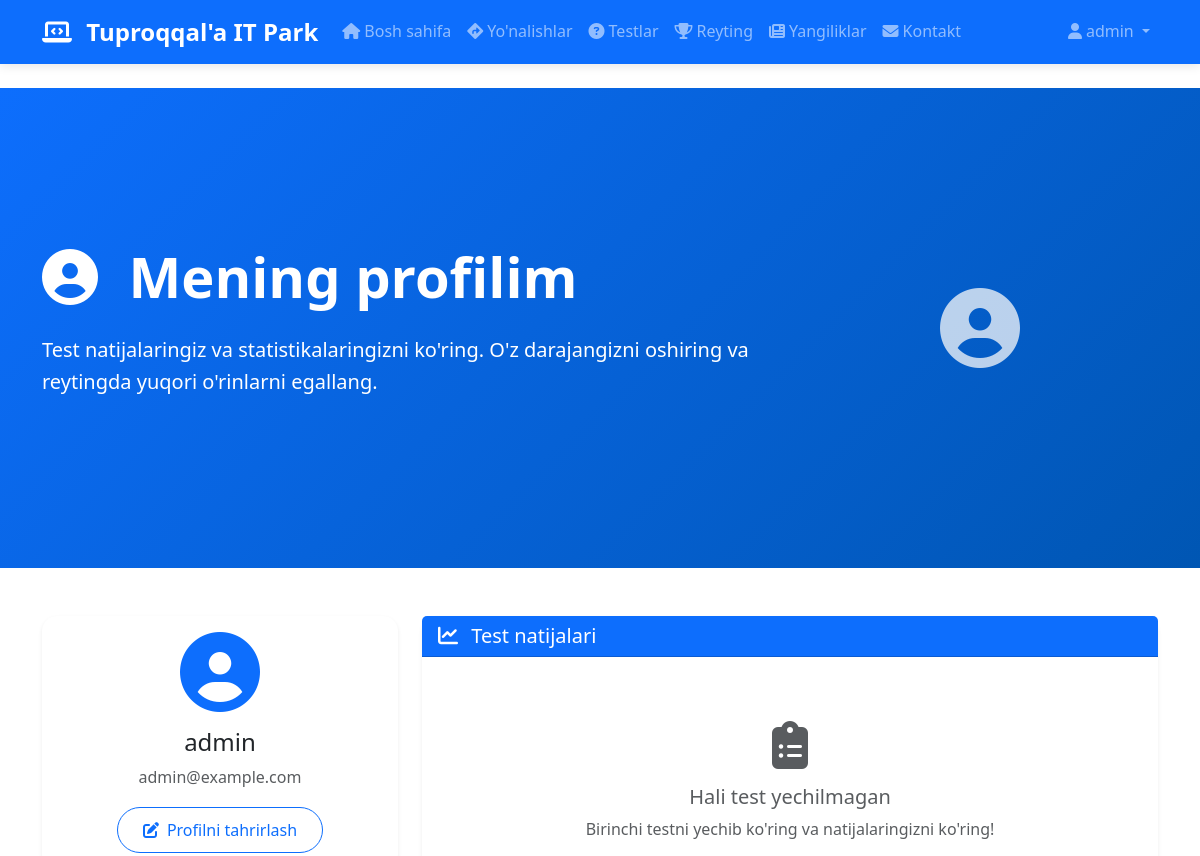
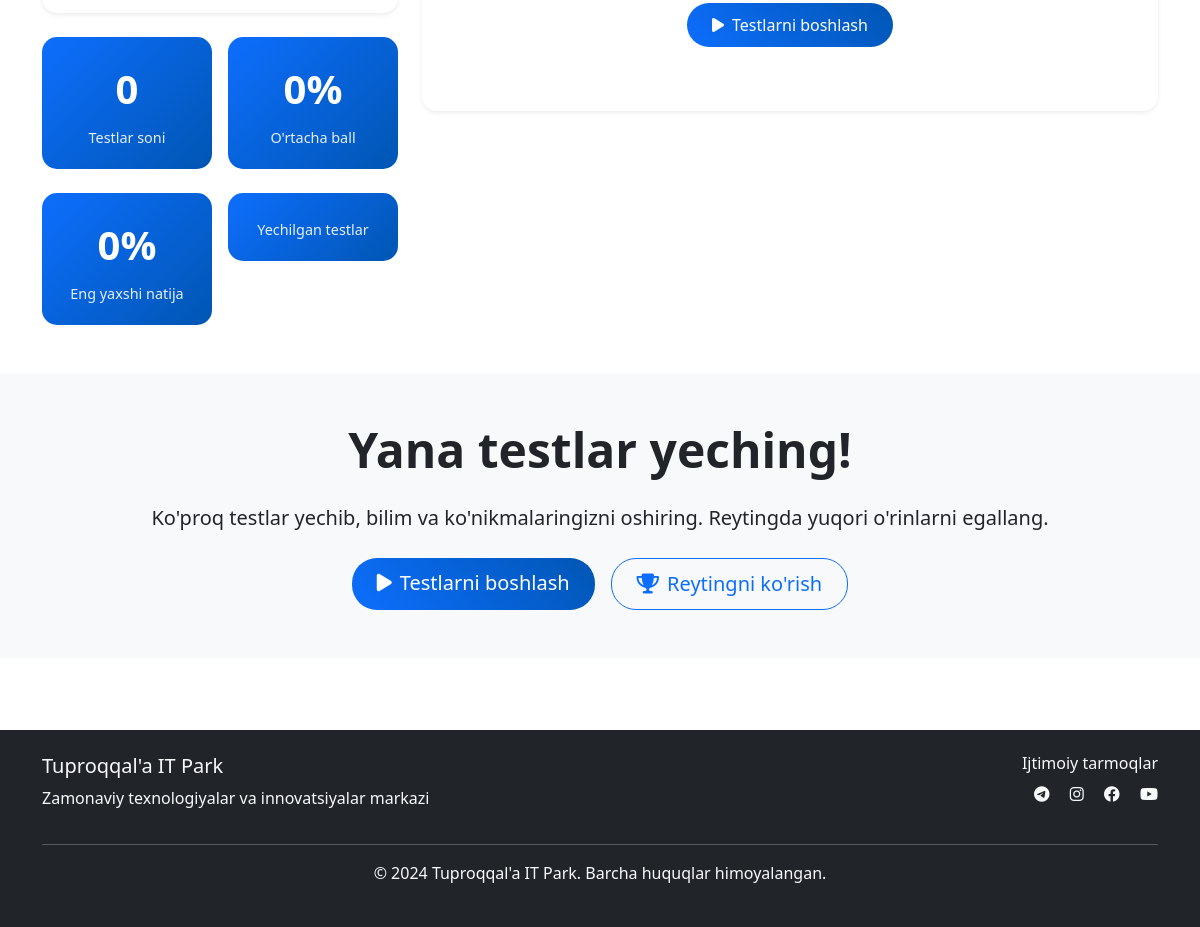
/profile/ (signed in), run on the app's committed database (2 pictures, top to bottom).
### users/models.py (models this page shows, shortened)
class User(AbstractUser):
    email = models.EmailField(_('email address'), unique=True)
    phone = models.CharField(max_length=15, blank=True, null=True)
    birth_date = models.DateField(blank=True, null=True)
    school = models.CharField(max_length=200, blank=True)
    grade = models.IntegerField(blank=True, null=True)
    USERNAME_FIELD = 'email'
    REQUIRED_FIELDS = ['username']

### main/views.py (the view)
# urls.py: path('profile/', views.profile, name='profile'),
@login_required
def profile(request):
    user = request.user
    test_results = TestResult.objects.filter(user=user).order_by('-completed_at')
    total_tests = test_results.count()
    avg_score = test_results.aggregate(Avg('percentage'))['percentage__avg'] or 0
    best_score = test_results.aggregate(Max('percentage'))['percentage__max'] or 0
    context = {
        'user': user,
        'test_results': test_results,
        'total_tests': total_tests,
        'avg_score': round(avg_score, 1),
        'best_score': round(best_score, 1),
    }
    return render(request, 'main/profile.html', context)

### templates/main/profile.html (shortened to what this page needs)
{% extends 'base.html' %}
{% block content %}
<section class="hero-section bg-primary text-white py-5">
    <div class="container">
        <div class="row align-items-center">
            <div class="col-lg-8">
                <h1 class="display-4 fw-bold mb-4">
                    <i class="fas fa-user-circle me-3"></i>
                    Mening profilim
                </h1>
                <p class="lead">
                    Test natijalaringiz va statistikalaringizni ko'ring.
                    O'z darajangizni oshiring va reytingda yuqori o'rinlarni egallang.
                </p>
            </div>
            <div class="col-lg-4 text-center">
                {% if user.profile.avatar %}
                    <img src="{{ user.profile.avatar.url }}" alt="Profil" class="profile-avatar">
                {% else %}
                    <i class="fas fa-user-circle fa-5x text-light opacity-75"></i>
                {% endif %}
            </div>
        </div>
    </div>
</section>
<section class="py-5">
    <div class="container">
        <div class="row">
            <div class="col-lg-4">
                <div class="card shadow-sm mb-4">
                    <div class="card-body text-center">
                        {% if user.profile.avatar %}
                            <img src="{{ user.profile.avatar.url }}" alt="Profil" class="profile-avatar mb-3">
                        {% else %}
                            <i class="fas fa-user-circle fa-5x text-primary mb-3"></i>
                        {% endif %}
                        <h4 class="card-title">{{ user.get_full_name|default:user.username }}</h4>
                        <p class="text-muted">{{ user.email }}</p>
                        <a href="{% url 'users:profile_edit' %}" class="btn btn-outline-primary">
                            <i class="fas fa-edit me-2"></i>Profilni tahrirlash
                        </a>
                    </div>
                </div>
                <div class="row g-3 mb-4">
                    <div class="col-6">
                        <div class="profile-stats">
                            <div class="stat-number">{{ total_tests }}</div>
                            <div class="stat-label">Testlar soni</div>
                        </div>
                    </div>
                    <div class="col-6">
                        <div class="profile-stats">
                            <div class="stat-number">{{ avg_score }}%</div>
                            <div class="stat-label">O'rtacha ball</div>
                        </div>
                    </div>
                </div>
                <div class="row g-3">
                    <div class="col-6">
                        <div class="profile-stats">
                            <div class="stat-number">{{ best_score }}%</div>
                            <div class="stat-label">Eng yaxshi natija</div>
                        </div>
                    </div>
                    <div class="col-6">
                        <div class="profile-stats">
                            <div class="stat-label">Yechilgan testlar</div>
                        </div>
                    </div>
                </div>
            </div>
            <div class="col-lg-8">
                <div class="card shadow-sm">
                    <div class="card-header bg-primary text-white">
                        <h5 class="mb-0">
                            <i class="fas fa-chart-line me-2"></i>
                            Test natijalari
                        </h5>
                    </div>
                    <div class="card-body">
                        {% if test_results %}
                            <div class="table-responsive">
                                <table class="table table-hover">
                                    <thead>
                                        <tr>
                                            <th>Test nomi</th>
                                            <th>Ball</th>
                                            <th>Foiz</th>
                                            <th>Vaqt</th>
                                            <th>Sana</th>
                                        </tr>
                                    </thead>
                                    <tbody>
                                        {% for result in test_results %}
                                        <tr>
                                            <td>
                                                <a href="{% url 'tests:test_result' result.test.id %}" class="text-decoration-none">
                                                    {{ result.test.title }}
                                                </a>
                                            </td>
                                            <td>
                                                <span class="badge bg-primary">{{ result.score }}/{{ result.max_possible_score }}</span>
                                            </td>
                                            <td>
                                                <span class="badge bg-success">{{ result.percentage|floatformat:1 }}%</span>
                                            </td>
                                            <td>
                                                <small class="text-muted">
                                                    {{ result.time_taken|floatformat:0 }} daq
                                                </small>
                                            </td>
                                            <td>
                                                <small class="text-muted">
                                                    {{ result.completed_at|date:"d.m.Y" }}
                                                </small>
                                            </td>
                                        </tr>
                                        {% endfor %}
                                    </tbody>
                                </table>
                            </div>
                        {% else %}
                            <div class="text-center py-5">
                                <i class="fas fa-clipboard-list fa-3x text-muted mb-3"></i>
                                <h5 class="text-muted">Hali test yechilmagan</h5>
                                <p class="text-muted">Birinchi testni yechib ko'ring va natijalaringizni ko'ring!</p>
                                <a href="{% url 'tests:test_list' %}" class="btn btn-primary">
                                    <i class="fas fa-play me-2"></i>Testlarni boshlash
                                </a>
                            </div>
                        {% endif %}
                    </div>
                </div>
            </div>
        </div>
    </div>
</section>
<section class="py-5 bg-light">
    <div class="container text-center">
        <h2 class="display-5 fw-bold mb-4">Yana testlar yeching!</h2>
        <p class="lead mb-4">
            Ko'proq testlar yechib, bilim va ko'nikmalaringizni oshiring.
            Reytingda yuqori o'rinlarni egallang.
        </p>
        <div class="d-flex justify-content-center gap-3">
            <a href="{% url 'tests:test_list' %}" class="btn btn-primary btn-lg">
                <i class="fas fa-play me-2"></i>Testlarni boshlash
            </a>
            <a href="{% url 'tests:leaderboard' %}" class="btn btn-outline-primary btn-lg">
                <i class="fas fa-trophy me-2"></i>Reytingni ko'rish
            </a>
        </div>
    </div>
</section>
{% endblock %}

### templates/base.html (shortened to what this page needs)
<!DOCTYPE html>
<html lang="uz">
<head>
    <link href="https://cdn.jsdelivr.net/npm/bootstrap@5.3.0/dist/css/bootstrap.min.css" rel="stylesheet">
    <link rel="stylesheet" href="https://cdnjs.cloudflare.com/ajax/libs/font-awesome/6.4.0/css/all.min.css">
    {% load static %}
    <link rel="stylesheet" href="{% static 'css/style.css' %}">
</head>
<body>
    <nav class="navbar navbar-expand-lg navbar-dark bg-primary">
        <div class="container">
            <a class="navbar-brand" href="{% url 'main:home' %}">
                <i class="fas fa-laptop-code me-2"></i>
                Tuproqqal'a IT Park
            </a>
            <div class="collapse navbar-collapse" id="navbarNav">
                <ul class="navbar-nav me-auto">
                    <li class="nav-item">
                        <a class="nav-link" href="{% url 'main:home' %}">
                            <i class="fas fa-home me-1"></i>Bosh sahifa
                        </a>
                    </li>
                    <li class="nav-item">
                        <a class="nav-link" href="{% url 'main:directions_list' %}">
                            <i class="fas fa-directions me-1"></i>Yo'nalishlar
                        </a>
                    </li>
                    <li class="nav-item">
                        <a class="nav-link" href="{% url 'tests:test_list' %}">
                            <i class="fas fa-question-circle me-1"></i>Testlar
                        </a>
                    </li>
                    <li class="nav-item">
                        <a class="nav-link" href="{% url 'tests:leaderboard' %}">
                            <i class="fas fa-trophy me-1"></i>Reyting
                        </a>
                    </li>
                    <li class="nav-item">
                        <a class="nav-link" href="{% url 'main:news_list' %}">
                            <i class="fas fa-newspaper me-1"></i>Yangiliklar
                        </a>
                    </li>
                    <li class="nav-item">
                        <a class="nav-link" href="{% url 'main:contact' %}">
                            <i class="fas fa-envelope me-1"></i>Kontakt
                        </a>
                    </li>
                </ul>
                <ul class="navbar-nav">
                    {% if user.is_authenticated %}
                        <li class="nav-item dropdown">
                            <a class="nav-link dropdown-toggle" href="#" id="navbarDropdown" role="button" data-bs-toggle="dropdown">
                                <i class="fas fa-user me-1"></i>{{ user.username }}
                            </a>
                        </li>
                    {% endif %}
                </ul>
            </div>
        </div>
    </nav>
    <main class="py-4">
        {% block content %}{% endblock %}
    </main>
    <footer class="bg-dark text-light py-4 mt-5">
        <div class="container">
            <div class="row">
                <div class="col-md-6">
                    <h5>Tuproqqal'a IT Park</h5>
                    <p>Zamonaviy texnologiyalar va innovatsiyalar markazi</p>
                </div>
                <div class="col-md-6 text-md-end">
                    <h6>Ijtimoiy tarmoqlar</h6>
                    <div class="social-links">
                        <a href="#" class="text-light me-3"><i class="fab fa-telegram"></i></a>
                        <a href="#" class="text-light me-3"><i class="fab fa-instagram"></i></a>
                        <a href="#" class="text-light me-3"><i class="fab fa-facebook"></i></a>
                        <a href="#" class="text-light"><i class="fab fa-youtube"></i></a>
                    </div>
                </div>
            </div>
            <hr>
            <div class="text-center">
                <p>&copy; 2024 Tuproqqal'a IT Park. Barcha huquqlar himoyalangan.</p>
            </div>
        </div>
    </footer>
</body>
</html>

### static/css/style.css (style rules this page uses)
:root { --primary-color: #0d6efd; --secondary-color: #6c757d; --success-color: #198754; --warning-color: #ffc107; --danger-color: #dc3545; --light-color: #f8f9fa; --dark-color: #212529; }
body { font-family: 'Segoe UI', Tahoma, Geneva, Verdana, sans-serif; line-height: 1.6; }
.hero-section { background: linear-gradient(135deg, var(--primary-color) 0%, #0056b3 100%); min-height: 60vh; display: flex; align-items: center; }
.card { transition: transform 0.3s ease, box-shadow 0.3s ease; border: none; border-radius: 15px; }
.btn { border-radius: 25px; padding: 10px 25px; font-weight: 500; transition: all 0.3s ease; }
.btn-primary { background: linear-gradient(45deg, var(--primary-color), #0056b3); border: none; }
.btn-outline-primary { border-color: var(--primary-color); color: var(--primary-color); }
.navbar { box-shadow: 0 2px 10px rgba(0,0,0,0.1); }
.navbar-brand { font-weight: 700; font-size: 1.5rem; }
.nav-link { font-weight: 500; transition: color 0.3s ease; }
.profile-stats { background: linear-gradient(135deg, var(--primary-color), #0056b3); color: white; border-radius: 15px; padding: 20px; text-align: center; }
.profile-stats .stat-number { font-size: 2.5rem; font-weight: 700; margin-bottom: 5px; }
.profile-stats .stat-label { font-size: 0.9rem; opacity: 0.9; }
.fade-in { animation: fadeIn 0.5s ease-in; }

### data on the page
User: username "admin", get_full_name "admin", email "admin@example.com"

### other printed values
{{ total_tests }} "0"
{{ avg_score }} "0"
{{ best_score }} "0"
